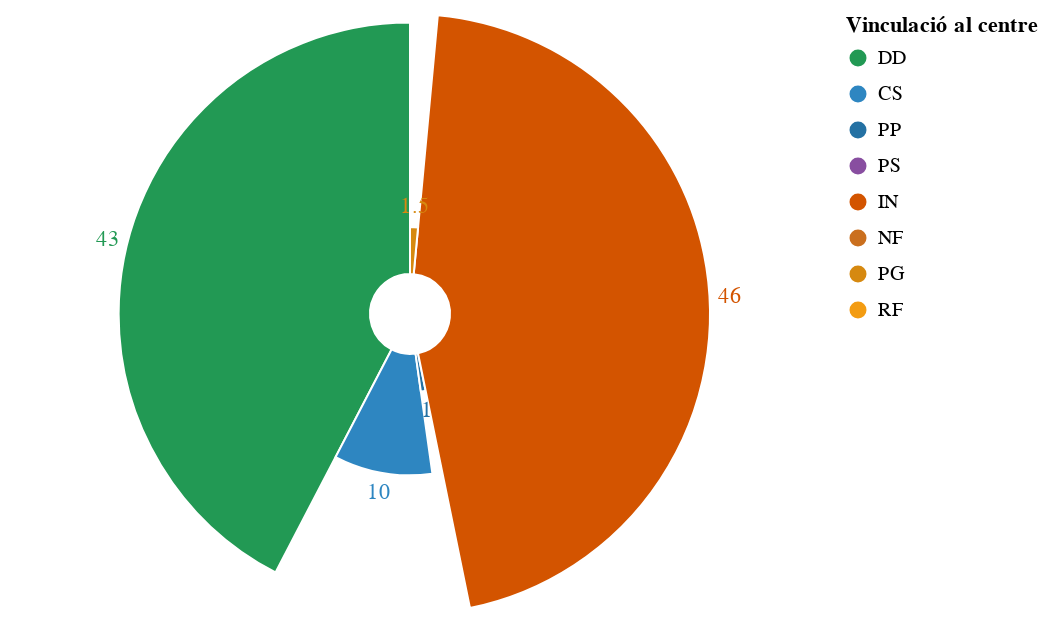

Notebook source saved alongside this figure:
### Markdown cell above
### Destinació curs 2021-2022

Destinació del professorat als centres curs 2021-2022 a les comarques gironines.

### Code cell
import altair as alt

# Tipus i colors de les destinacions
destinacions = ["DD", "CS", "PP", "PS", "IN", "NF", "PG", "RF"]
colors = ['#229954', '#2E86C1', '#2471A3', '#884EA0', '#D35400', '#CA6F1E', '#D68910', '#F39C12', '#D4AC0D']

# Taula curs, municipi, destinació, Dotació
data = pd.melt(df_girona[df_girona.Curs=="2021-2022"], id_vars=[], value_vars=destinacions, var_name="Destinació", value_name="Dotació").dropna()

# Camp addicional per a ordenació manual
data['order'] = data['Destinació'].replace(
    {val: i for i, val in enumerate(destinacions)}
)

base = alt.Chart(data).encode(
    theta=alt.Theta("sum(Dotació):Q", stack=True),
    radius=alt.Radius("sum(Dotació)", scale=alt.Scale(type="sqrt", zero=True, rangeMin=20)),
    color=alt.Color("Destinació", title="Vinculació al centre", scale=alt.Scale(domain=destinacions, range=colors)),
)

c1 = base.mark_arc(innerRadius=20, stroke="#fff")

c2 = base.mark_text(radiusOffset=10).encode(text="sum(Dotació):Q")

alt.layer(c1, c2)

### Figure 1 — Vega-Lite specification as saved in the notebook (floating-point values rounded to 4 significant figures)
{"config": {"view": {"continuousWidth": 400, "continuousHeight": 300}}, "layer": [{"mark": {"type": "arc", "innerRadius": 20, "stroke": "#fff"}, "encoding": {"color": {"field": "Destinació", "scale": {"domain": ["DD", "CS", "PP", "PS", "IN", "NF", "PG", "RF"], "range": ["#229954", "#2E86C1", "#2471A3", "#884EA0", "#D35400", "#CA6F1E", "#D68910", "#F39C12", "#D4AC0D"]}, "title": "Vinculació al centre", "type": "nominal"}, "radius": {"aggregate": "sum", "field": "Dotació", "scale": {"rangeMin": 20, "type": "sqrt", "zero": true}, "type": "quantitative"}, "theta": {"aggregate": "sum", "field": "Dotació", "stack": true, "type": "quantitative"}}}, {"mark": {"type": "text", "radiusOffset": 10}, "encoding": {"color": {"field": "Destinació", "scale": {"domain": ["DD", "CS", "PP", "PS", "IN", "NF", "PG", "RF"], "range": ["#229954", "#2E86C1", "#2471A3", "#884EA0", "#D35400", "#CA6F1E", "#D68910", "#F39C12", "#D4AC0D"]}, "title": "Vinculació al centre", "type": "nominal"}, "radius": {"aggregate": "sum", "field": "Dotació", "scale": {"rangeMin": 20, "type": "sqrt", "zero": true}, "type": "quantitative"}, "text": {"aggregate": "sum", "field": "Dotació", "type": "quantitative"}, "theta": {"aggregate": "sum", "field": "Dotació", "stack": true, "type": "quantitative"}}}], "data": {"name": "data-aea0a92aa8961b70d8f7c27268857a5c"}, "$schema": "https://vega.github.io/schema/vega-lite/v4.17.0.json", "datasets": {"data-aea0a92aa8961b70d8f7c27268857a5c": [{"Destinació": "DD", "Dotació": 3.0, "order": 0}, {"Destinació": "DD", "Dotació": 3.0, "order": 0}, {"Destinació": "DD", "Dotació": 6.0, "order": 0}, {"Destinació": "DD", "Dotació": 3.0, "order": 0}, {"Destinació": "DD", "Dotació": 3.0, "order": 0}, {"Destinació": "DD", "Dotació": 3.0, "order": 0}, {"Destinació": "DD", "Dotació": 3.0, "order": 0}, {"Destinació": "DD", "Dotació": 2.0, "order": 0}, {"Destinació": "DD", "Dotació": 3.0, "order": 0}, {"Destinació": "DD", "Dotació": 3.0, "order": 0}, {"Destinació": "DD", "Dotació": 1.0, "order": 0}, {"Destinació": "DD", "Dotació": 2.0, "order": 0}, {"Destinació": "DD", "Dotació": 4.0, "order": 0}, {"Destinació": "DD", "Dotació": 1.0, "order": 0}, {"Destinació": "DD", "Dotació": 1.0, "order": 0}, {"Destinació": "DD", "Dotació": 1.0, "order": 0}, {"Destinació": "DD", "Dotació": 1.0, "order": 0}, {"Destinació": "CS", "Dotació": 2.0, "order": 1}, {"Destinació": "CS", "Dotació": 2.0, "order": 1}, {"Destinació": "CS", "Dotació": 1.0, "order": 1}, {"Destinació": "CS", "Dotació": 2.0, "order": 1}, {"Destinació": "CS", "Dotació": 3.0, "order": 1}, {"Destinació": "PP", "Dotació": 1.0, "order": 2}, {"Destinació": "IN", "Dotació": 1.0, "order": 4}, {"Destinació": "IN", "Dotació": 4.0, "order": 4}, {"Destinació": "IN", "Dotació": 1.0, "order": 4}, {"Destinació": "IN", "Dotació": 4.0, "order": 4}, {"Destinació": "IN", "Dotació": 0.5, "order": 4}, {"Destinació": "IN", "Dotació": 2.5, "order": 4}, {"Destinació": "IN", "Dotació": 3.0, "order": 4}, {"Destinació": "IN", "Dotació": 2.5, "order": 4}, {"Destinació": "IN", "Dotació": 2.0, "order": 4}, {"Destinació": "IN", "Dotació": 3.0, "order": 4}, {"Destinació": "IN", "Dotació": 5.0, "order": 4}, {"Destinació": "IN", "Dotació": 2.0, "order": 4}, {"Destinació": "IN", "Dotació": 1.0, "order": 4}, {"Destinació": "IN", "Dotació": 1.5, "order": 4}, {"Destinació": "IN", "Dotació": 2.0, "order": 4}, {"Destinació": "IN", "Dotació": 1.0, "order": 4}, {"Destinació": "IN", "Dotació": 1.0, "order": 4}, {"Destinació": "IN", "Dotació": 2.0, "order": 4}, {"Destinació": "IN", "Dotació": 2.0, "order": 4}, {"Destinació": "IN", "Dotació": 2.0, "order": 4}, {"Destinació": "IN", "Dotació": 3.0, "order": 4}, {"Destinació": "PG", "Dotació": 0.5, "order": 6}, {"Destinació": "PG", "Dotació": 1.0, "order": 6}]}}
